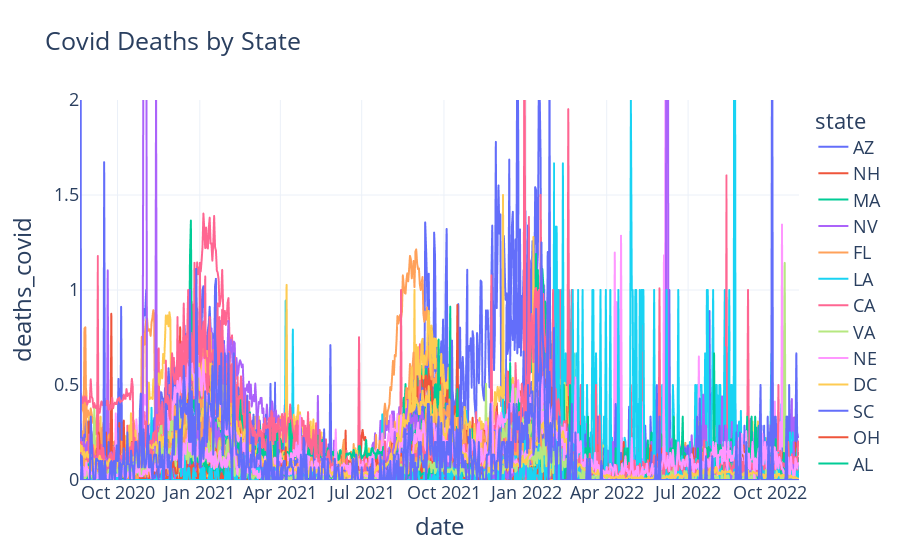

The code cell stored with this chart in its notebook:
### Code cell
fig.update_yaxes(range = [0, 2])
fig.show()

### Figure 1 — Plotly figure (JSON) as saved in the notebook; plotly's stock layout.template omitted (floating-point values rounded to 4 significant figures; data arrays with more than 128 entries replaced by an {"elided": "..."} marker saying what was removed)
{"data": [{"hovertemplate": "state=AZ<br>date=%{x}<br>deaths_covid=%{y}<extra></extra>", "legendgroup": "AZ", "line": {"color": "#636efa", "dash": "solid"}, "marker": {"symbol": "circle"}, "mode": "lines", "name": "AZ", "showlegend": true, "type": "scattergl", "x": {"elided": "805 str values"}, "xaxis": "x", "y": {"elided": "805 float values"}, "yaxis": "y"}, {"hovertemplate": "state=NH<br>date=%{x}<br>deaths_covid=%{y}<extra></extra>", "legendgroup": "NH", "line": {"color": "#EF553B", "dash": "solid"}, "marker": {"symbol": "circle"}, "mode": "lines", "name": "NH", "showlegend": true, "type": "scattergl", "x": {"elided": "805 str values"}, "xaxis": "x", "y": {"elided": "805 float values"}, "yaxis": "y"}, {"hovertemplate": "state=MA<br>date=%{x}<br>deaths_covid=%{y}<extra></extra>", "legendgroup": "MA", "line": {"color": "#00cc96", "dash": "solid"}, "marker": {"symbol": "circle"}, "mode": "lines", "name": "MA", "showlegend": true, "type": "scattergl", "x": {"elided": "805 str values"}, "xaxis": "x", "y": {"elided": "805 float values"}, "yaxis": "y"}, {"hovertemplate": "state=NV<br>date=%{x}<br>deaths_covid=%{y}<extra></extra>", "legendgroup": "NV", "line": {"color": "#ab63fa", "dash": "solid"}, "marker": {"symbol": "circle"}, "mode": "lines", "name": "NV", "showlegend": true, "type": "scattergl", "x": {"elided": "805 str values"}, "xaxis": "x", "y": {"elided": "805 float values"}, "yaxis": "y"}, {"hovertemplate": "state=FL<br>date=%{x}<br>deaths_covid=%{y}<extra></extra>", "legendgroup": "FL", "line": {"color": "#FFA15A", "dash": "solid"}, "marker": {"symbol": "circle"}, "mode": "lines", "name": "FL", "showlegend": true, "type": "scattergl", "x": {"elided": "805 str values"}, "xaxis": "x", "y": {"elided": "805 float values"}, "yaxis": "y"}, {"hovertemplate": "state=LA<br>date=%{x}<br>deaths_covid=%{y}<extra></extra>", "legendgroup": "LA", "line": {"color": "#19d3f3", "dash": "solid"}, "marker": {"symbol": "circle"}, "mode": "lines", "name": "LA", "showlegend": true, "type": "scattergl", "x": {"elided": "805 str values"}, "xaxis": "x", "y": {"elided": "805 float values"}, "yaxis": "y"}, {"hovertemplate": "state=CA<br>date=%{x}<br>deaths_covid=%{y}<extra></extra>", "legendgroup": "CA", "line": {"color": "#FF6692", "dash": "solid"}, "marker": {"symbol": "circle"}, "mode": "lines", "name": "CA", "showlegend": true, "type": "scattergl", "x": {"elided": "805 str values"}, "xaxis": "x", "y": {"elided": "805 float values"}, "yaxis": "y"}, {"hovertemplate": "state=VA<br>date=%{x}<br>deaths_covid=%{y}<extra></extra>", "legendgroup": "VA", "line": {"color": "#B6E880", "dash": "solid"}, "marker": {"symbol": "circle"}, "mode": "lines", "name": "VA", "showlegend": true, "type": "scattergl", "x": {"elided": "805 str values"}, "xaxis": "x", "y": {"elided": "805 float values"}, "yaxis": "y"}, {"hovertemplate": "state=NE<br>date=%{x}<br>deaths_covid=%{y}<extra></extra>", "legendgroup": "NE", "line": {"color": "#FF97FF", "dash": "solid"}, "marker": {"symbol": "circle"}, "mode": "lines", "name": "NE", "showlegend": true, "type": "scattergl", "x": {"elided": "805 str values"}, "xaxis": "x", "y": {"elided": "805 float values"}, "yaxis": "y"}, {"hovertemplate": "state=DC<br>date=%{x}<br>deaths_covid=%{y}<extra></extra>", "legendgroup": "DC", "line": {"color": "#FECB52", "dash": "solid"}, "marker": {"symbol": "circle"}, "mode": "lines", "name": "DC", "showlegend": true, "type": "scattergl", "x": {"elided": "805 str values"}, "xaxis": "x", "y": {"elided": "805 float values"}, "yaxis": "y"}, {"hovertemplate": "state=SC<br>date=%{x}<br>deaths_covid=%{y}<extra></extra>", "legendgroup": "SC", "line": {"color": "#636efa", "dash": "solid"}, "marker": {"symbol": "circle"}, "mode": "lines", "name": "SC", "showlegend": true, "type": "scattergl", "x": {"elided": "805 str values"}, "xaxis": "x", "y": {"elided": "805 float values"}, "yaxis": "y"}, {"hovertemplate": "state=OH<br>date=%{x}<br>deaths_covid=%{y}<extra></extra>", "legendgroup": "OH", "line": {"color": "#EF553B", "dash": "solid"}, "marker": {"symbol": "circle"}, "mode": "lines", "name": "OH", "showlegend": true, "type": "scattergl", "x": {"elided": "805 str values"}, "xaxis": "x", "y": {"elided": "805 float values"}, "yaxis": "y"}, {"hovertemplate": "state=AL<br>date=%{x}<br>deaths_covid=%{y}<extra></extra>", "legendgroup": "AL", "line": {"color": "#00cc96", "dash": "solid"}, "marker": {"symbol": "circle"}, "mode": "lines", "name": "AL", "showlegend": true, "type": "scattergl", "x": {"elided": "805 str values"}, "xaxis": "x", "y": {"elided": "805 float values"}, "yaxis": "y"}, {"hovertemplate": "state=NY<br>date=%{x}<br>deaths_covid=%{y}<extra></extra>", "legendgroup": "NY", "line": {"color": "#ab63fa", "dash": "solid"}, "marker": {"symbol": "circle"}, "mode": "lines", "name": "NY", "showlegend": true, "type": "scattergl", "x": {"elided": "805 str values"}, "xaxis": "x", "y": {"elided": "805 float values"}, "yaxis": "y"}, {"hovertemplate": "state=AR<br>date=%{x}<br>deaths_covid=%{y}<extra></extra>", "legendgroup": "AR", "line": {"color": "#FFA15A", "dash": "solid"}, "marker": {"symbol": "circle"}, "mode": "lines", "name": "AR", "showlegend": true, "type": "scattergl", "x": {"elided": "805 str values"}, "xaxis": "x", "y": {"elided": "805 float values"}, "yaxis": "y"}, {"hovertemplate": "state=AK<br>date=%{x}<br>deaths_covid=%{y}<extra></extra>", "legendgroup": "AK", "line": {"color": "#19d3f3", "dash": "solid"}, "marker": {"symbol": "circle"}, "mode": "lines", "name": "AK", "showlegend": true, "type": "scattergl", "x": {"elided": "805 str values"}, "xaxis": "x", "y": {"elided": "805 float values"}, "yaxis": "y"}, {"hovertemplate": "state=MT<br>date=%{x}<br>deaths_covid=%{y}<extra></extra>", "legendgroup": "MT", "line": {"color": "#FF6692", "dash": "solid"}, "marker": {"symbol": "circle"}, "mode": "lines", "name": "MT", "showlegend": true, "type": "scattergl", "x": {"elided": "805 str values"}, "xaxis": "x", "y": {"elided": "805 float values"}, "yaxis": "y"}, {"hovertemplate": "state=UT<br>date=%{x}<br>deaths_covid=%{y}<extra></extra>", "legendgroup": "UT", "line": {"color": "#B6E880", "dash": "solid"}, "marker": {"symbol": "circle"}, "mode": "lines", "name": "UT", "showlegend": true, "type": "scattergl", "x": {"elided": "805 str values"}, "xaxis": "x", "y": {"elided": "805 float values"}, "yaxis": "y"}, {"hovertemplate": "state=IA<br>date=%{x}<br>deaths_covid=%{y}<extra></extra>", "legendgroup": "IA", "line": {"color": "#FF97FF", "dash": "solid"}, "marker": {"symbol": "circle"}, "mode": "lines", "name": "IA", "showlegend": true, "type": "scattergl", "x": {"elided": "805 str values"}, "xaxis": "x", "y": {"elided": "805 float values"}, "yaxis": "y"}, {"hovertemplate": "state=MI<br>date=%{x}<br>deaths_covid=%{y}<extra></extra>", "legendgroup": "MI", "line": {"color": "#FECB52", "dash": "solid"}, "marker": {"symbol": "circle"}, "mode": "lines", "name": "MI", "showlegend": true, "type": "scattergl", "x": {"elided": "805 str values"}, "xaxis": "x", "y": {"elided": "805 float values"}, "yaxis": "y"}, {"hovertemplate": "state=CT<br>date=%{x}<br>deaths_covid=%{y}<extra></extra>", "legendgroup": "CT", "line": {"color": "#636efa", "dash": "solid"}, "marker": {"symbol": "circle"}, "mode": "lines", "name": "CT", "showlegend": true, "type": "scattergl", "x": {"elided": "805 str values"}, "xaxis": "x", "y": {"elided": "805 float values"}, "yaxis": "y"}, {"hovertemplate": "state=NC<br>date=%{x}<br>deaths_covid=%{y}<extra></extra>", "legendgroup": "NC", "line": {"color": "#EF553B", "dash": "solid"}, "marker": {"symbol": "circle"}, "mode": "lines", "name": "NC", "showlegend": true, "type": "scattergl", "x": {"elided": "805 str values"}, "xaxis": "x", "y": {"elided": "805 float values"}, "yaxis": "y"}, {"hovertemplate": "state=MD<br>date=%{x}<br>deaths_covid=%{y}<extra></extra>", "legendgroup": "MD", "line": {"color": "#00cc96", "dash": "solid"}, "marker": {"symbol": "circle"}, "mode": "lines", "name": "MD", "showlegend": true, "type": "scattergl", "x": {"elided": "805 str values"}, "xaxis": "x", "y": {"elided": "805 float values"}, "yaxis": "y"}, {"hovertemplate": "state=SD<br>date=%{x}<br>deaths_covid=%{y}<extra></extra>", "legendgroup": "SD", "line": {"color": "#ab63fa", "dash": "solid"}, "marker": {"symbol": "circle"}, "mode": "lines", "name": "SD", "showlegend": true, "type": "scattergl", "x": {"elided": "805 str values"}, "xaxis": "x", "y": {"elided": "805 float values"}, "yaxis": "y"}, {"hovertemplate": "state=GA<br>date=%{x}<br>deaths_covid=%{y}<extra></extra>", "legendgroup": "GA", "line": {"color": "#FFA15A", "dash": "solid"}, "marker": {"symbol": "circle"}, "mode": "lines", "name": "GA", "showlegend": true, "type": "scattergl", "x": {"elided": "805 str values"}, "xaxis": "x", "y": {"elided": "805 float values"}, "yaxis": "y"}, {"hovertemplate": "state=NM<br>date=%{x}<br>deaths_covid=%{y}<extra></extra>", "legendgroup": "NM", "line": {"color": "#19d3f3", "dash": "solid"}, "marker": {"symbol": "circle"}, "mode": "lines", "name": "NM", "showlegend": true, "type": "scattergl", "x": {"elided": "805 str values"}, "xaxis": "x", "y": {"elided": "805 float values"}, "yaxis": "y"}, {"hovertemplate": "state=RI<br>date=%{x}<br>deaths_covid=%{y}<extra></extra>", "legendgroup": "RI", "line": {"color": "#FF6692", "dash": "solid"}, "marker": {"symbol": "circle"}, "mode": "lines", "name": "RI", "showlegend": true, "type": "scattergl", "x": {"elided": "805 str values"}, "xaxis": "x", "y": {"elided": "805 float values"}, "yaxis": "y"}, {"hovertemplate": "state=OK<br>date=%{x}<br>deaths_covid=%{y}<extra></extra>", "legendgroup": "OK", "line": {"color": "#B6E880", "dash": "solid"}, "marker": {"symbol": "circle"}, "mode": "lines", "name": "OK", "showlegend": true, "type": "scattergl", "x": {"elided": "805 str values"}, "xaxis": "x", "y": {"elided": "805 float values"}, "yaxis": "y"}, {"hovertemplate": "state=MO<br>date=%{x}<br>deaths_covid=%{y}<extra></extra>", "legendgroup": "MO", "line": {"color": "#FF97FF", "dash": "solid"}, "marker": {"symbol": "circle"}, "mode": "lines", "name": "MO", "showlegend": true, "type": "scattergl", "x": {"elided": "805 str values"}, "xaxis": "x", "y": {"elided": "805 float values"}, "yaxis": "y"}, {"hovertemplate": "state=TN<br>date=%{x}<br>deaths_covid=%{y}<extra></extra>", "legendgroup": "TN", "line": {"color": "#FECB52", "dash": "solid"}, "marker": {"symbol": "circle"}, "mode": "lines", "name": "TN", "showlegend": true, "type": "scattergl", "x": {"elided": "805 str values"}, "xaxis": "x", "y": {"elided": "805 float values"}, "yaxis": "y"}, {"hovertemplate": "state=IL<br>date=%{x}<br>deaths_covid=%{y}<extra></extra>", "legendgroup": "IL", "line": {"color": "#636efa", "dash": "solid"}, "marker": {"symbol": "circle"}, "mode": "lines", "name": "IL", "showlegend": true, "type": "scattergl", "x": {"elided": "805 str values"}, "xaxis": "x", "y": {"elided": "805 float values"}, "yaxis": "y"}, {"hovertemplate": "state=HI<br>date=%{x}<br>deaths_covid=%{y}<extra></extra>", "legendgroup": "HI", "line": {"color": "#EF553B", "dash": "solid"}, "marker": {"symbol": "circle"}, "mode": "lines", "name": "HI", "showlegend": true, "type": "scattergl", "x": {"elided": "805 str values"}, "xaxis": "x", "y": {"elided": "805 float values"}, "yaxis": "y"}, {"hovertemplate": "state=KY<br>date=%{x}<br>deaths_covid=%{y}<extra></extra>", "legendgroup": "KY", "line": {"color": "#00cc96", "dash": "solid"}, "marker": {"symbol": "circle"}, "mode": "lines", "name": "KY", "showlegend": true, "type": "scattergl", "x": {"elided": "805 str values"}, "xaxis": "x", "y": {"elided": "805 float values"}, "yaxis": "y"}, {"hovertemplate": "state=ME<br>date=%{x}<br>deaths_covid=%{y}<extra></extra>", "legendgroup": "ME", "line": {"color": "#ab63fa", "dash": "solid"}, "marker": {"symbol": "circle"}, "mode": "lines", "name": "ME", "showlegend": true, "type": "scattergl", "x": {"elided": "805 str values"}, "xaxis": "x", "y": {"elided": "805 float values"}, "yaxis": "y"}, {"hovertemplate": "state=CO<br>date=%{x}<br>deaths_covid=%{y}<extra></extra>", "legendgroup": "CO", "line": {"color": "#FFA15A", "dash": "solid"}, "marker": {"symbol": "circle"}, "mode": "lines", "name": "CO", "showlegend": true, "type": "scattergl", "x": {"elided": "805 str values"}, "xaxis": "x", "y": {"elided": "805 float values"}, "yaxis": "y"}, {"hovertemplate": "state=ND<br>date=%{x}<br>deaths_covid=%{y}<extra></extra>", "legendgroup": "ND", "line": {"color": "#19d3f3", "dash": "solid"}, "marker": {"symbol": "circle"}, "mode": "lines", "name": "ND", "showlegend": true, "type": "scattergl", "x": {"elided": "805 str values"}, "xaxis": "x", "y": {"elided": "805 float values"}, "yaxis": "y"}, {"hovertemplate": "state=WI<br>date=%{x}<br>deaths_covid=%{y}<extra></extra>", "legendgroup": "WI", "line": {"color": "#FF6692", "dash": "solid"}, "marker": {"symbol": "circle"}, "mode": "lines", "name": "WI", "showlegend": true, "type": "scattergl", "x": {"elided": "805 str values"}, "xaxis": "x", "y": {"elided": "805 float values"}, "yaxis": "y"}, {"hovertemplate": "state=IN<br>date=%{x}<br>deaths_covid=%{y}<extra></extra>", "legendgroup": "IN", "line": {"color": "#B6E880", "dash": "solid"}, "marker": {"symbol": "circle"}, "mode": "lines", "name": "IN", "showlegend": true, "type": "scattergl", "x": {"elided": "805 str values"}, "xaxis": "x", "y": {"elided": "805 float values"}, "yaxis": "y"}, {"hovertemplate": "state=PA<br>date=%{x}<br>deaths_covid=%{y}<extra></extra>", "legendgroup": "PA", "line": {"color": "#FF97FF", "dash": "solid"}, "marker": {"symbol": "circle"}, "mode": "lines", "name": "PA", "showlegend": true, "type": "scattergl", "x": {"elided": "805 str values"}, "xaxis": "x", "y": {"elided": "805 float values"}, "yaxis": "y"}, {"hovertemplate": "state=ID<br>date=%{x}<br>deaths_covid=%{y}<extra></extra>", "legendgroup": "ID", "line": {"color": "#FECB52", "dash": "solid"}, "marker": {"symbol": "circle"}, "mode": "lines", "name": "ID", "showlegend": true, "type": "scattergl", "x": {"elided": "805 str values"}, "xaxis": "x", "y": {"elided": "805 float values"}, "yaxis": "y"}, {"hovertemplate": "state=OR<br>date=%{x}<br>deaths_covid=%{y}<extra></extra>", "legendgroup": "OR", "line": {"color": "#636efa", "dash": "solid"}, "marker": {"symbol": "circle"}, "mode": "lines", "name": "OR", "showlegend": true, "type": "scattergl", "x": {"elided": "805 str values"}, "xaxis": "x", "y": {"elided": "805 float values"}, "yaxis": "y"}, {"hovertemplate": "state=WY<br>date=%{x}<br>deaths_covid=%{y}<extra></extra>", "legendgroup": "WY", "line": {"color": "#EF553B", "dash": "solid"}, "marker": {"symbol": "circle"}, "mode": "lines", "name": "WY", "showlegend": true, "type": "scattergl", "x": {"elided": "805 str values"}, "xaxis": "x", "y": {"elided": "805 float values"}, "yaxis": "y"}, {"hovertemplate": "state=MN<br>date=%{x}<br>deaths_covid=%{y}<extra></extra>", "legendgroup": "MN", "line": {"color": "#00cc96", "dash": "solid"}, "marker": {"symbol": "circle"}, "mode": "lines", "name": "MN", "showlegend": true, "type": "scattergl", "x": {"elided": "805 str values"}, "xaxis": "x", "y": {"elided": "805 float values"}, "yaxis": "y"}, {"hovertemplate": "state=MS<br>date=%{x}<br>deaths_covid=%{y}<extra></extra>", "legendgroup": "MS", "line": {"color": "#ab63fa", "dash": "solid"}, "marker": {"symbol": "circle"}, "mode": "lines", "name": "MS", "showlegend": true, "type": "scattergl", "x": {"elided": "805 str values"}, "xaxis": "x", "y": {"elided": "805 float values"}, "yaxis": "y"}, {"hovertemplate": "state=WV<br>date=%{x}<br>deaths_covid=%{y}<extra></extra>", "legendgroup": "WV", "line": {"color": "#FFA15A", "dash": "solid"}, "marker": {"symbol": "circle"}, "mode": "lines", "name": "WV", "showlegend": true, "type": "scattergl", "x": {"elided": "805 str values"}, "xaxis": "x", "y": {"elided": "805 float values"}, "yaxis": "y"}, {"hovertemplate": "state=VT<br>date=%{x}<br>deaths_covid=%{y}<extra></extra>", "legendgroup": "VT", "line": {"color": "#19d3f3", "dash": "solid"}, "marker": {"symbol": "circle"}, "mode": "lines", "name": "VT", "showlegend": true, "type": "scattergl", "x": {"elided": "805 str values"}, "xaxis": "x", "y": {"elided": "805 float values"}, "yaxis": "y"}, {"hovertemplate": "state=NJ<br>date=%{x}<br>deaths_covid=%{y}<extra></extra>", "legendgroup": "NJ", "line": {"color": "#FF6692", "dash": "solid"}, "marker": {"symbol": "circle"}, "mode": "lines", "name": "NJ", "showlegend": true, "type": "scattergl", "x": {"elided": "805 str values"}, "xaxis": "x", "y": {"elided": "805 float values"}, "yaxis": "y"}, {"hovertemplate": "state=KS<br>date=%{x}<br>deaths_covid=%{y}<extra></extra>", "legendgroup": "KS", "line": {"color": "#B6E880", "dash": "solid"}, "marker": {"symbol": "circle"}, "mode": "lines", "name": "KS", "showlegend": true, "type": "scattergl", "x": {"elided": "805 str values"}, "xaxis": "x", "y": {"elided": "805 float values"}, "yaxis": "y"}, {"hovertemplate": "state=WA<br>date=%{x}<br>deaths_covid=%{y}<extra></extra>", "legendgroup": "WA", "line": {"color": "#FF97FF", "dash": "solid"}, "marker": {"symbol": "circle"}, "mode": "lines", "name": "WA", "showlegend": true, "type": "scattergl", "x": {"elided": "805 str values"}, "xaxis": "x", "y": {"elided": "805 float values"}, "yaxis": "y"}, {"hovertemplate": "state=TX<br>date=%{x}<br>deaths_covid=%{y}<extra></extra>", "legendgroup": "TX", "line": {"color": "#FECB52", "dash": "solid"}, "marker": {"symbol": "circle"}, "mode": "lines", "name": "TX", "showlegend": true, "type": "scattergl", "x": {"elided": "805 str values"}, "xaxis": "x", "y": {"elided": "805 float values"}, "yaxis": "y"}, {"hovertemplate": "state=DE<br>date=%{x}<br>deaths_covid=%{y}<extra></extra>", "legendgroup": "DE", "line": {"color": "#636efa", "dash": "solid"}, "marker": {"symbol": "circle"}, "mode": "lines", "name": "DE", "showlegend": true, "type": "scattergl", "x": {"elided": "805 str values"}, "xaxis": "x", "y": {"elided": "805 float values"}, "yaxis": "y"}], "layout": {"font": {"size": 18}, "legend": {"title": {"text": "state"}, "tracegroupgap": 0}, "title": {"text": "Covid Deaths by State"}, "xaxis": {"anchor": "y", "domain": [0, 1], "title": {"font": {"size": 24}, "text": "date"}}, "yaxis": {"anchor": "x", "domain": [0, 1], "range": [0, 2], "title": {"font": {"size": 24}, "text": "deaths_covid"}}}}
